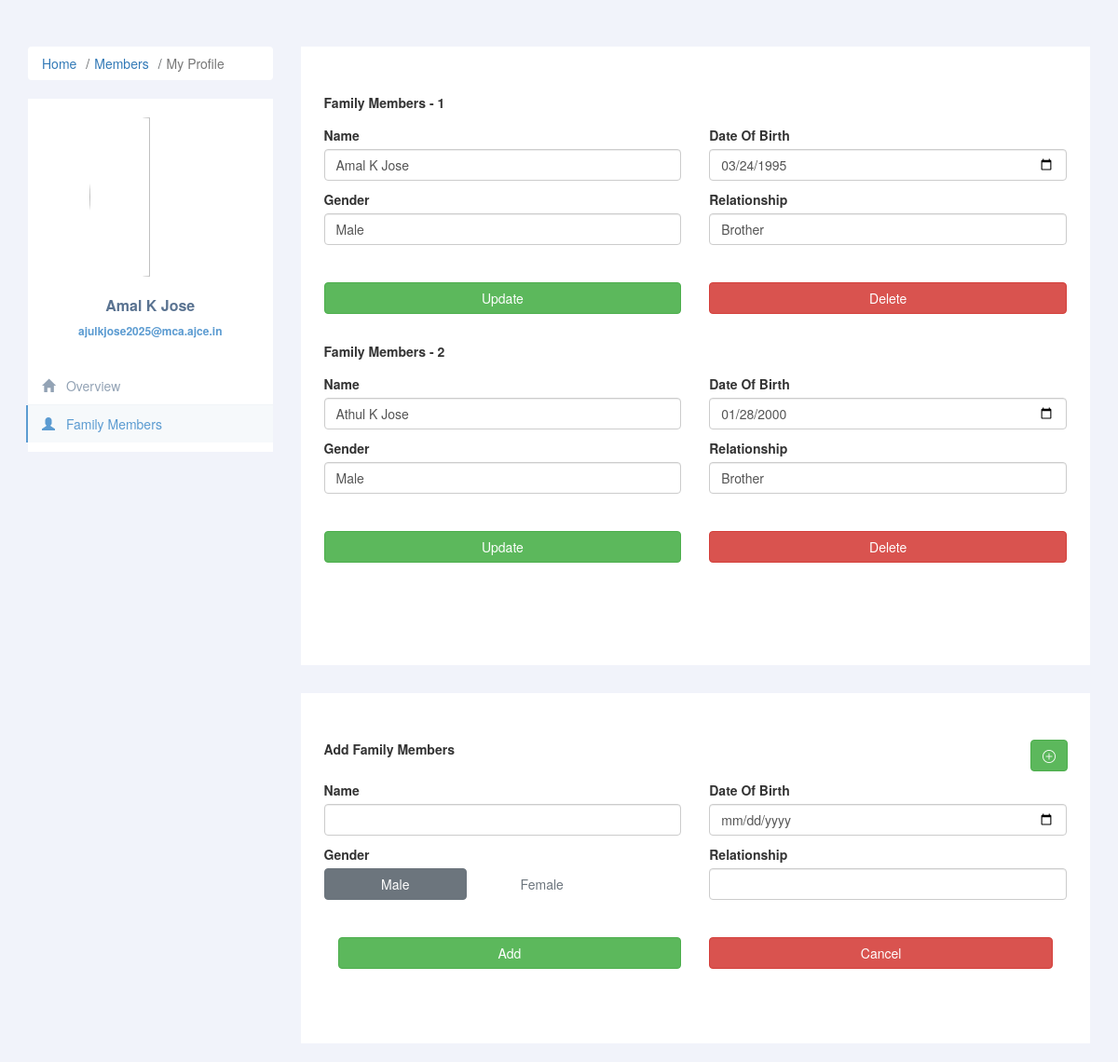
Page /users/user/edit_family_members.php (signed in) on the committed database.
### tables this page shows
CREATE TABLE `tbl_family_members` (
  `fam_id` int(11) NOT NULL,
  `user_id` int(11) NOT NULL,
  `fam_name` varchar(50) NOT NULL,
  `fam_dob` varchar(30) NOT NULL,
  `fam_gender` varchar(10) NOT NULL,
  `fam_relationship` varchar(50) NOT NULL,
  `onCreated` timestamp NOT NULL DEFAULT current_timestamp(),
  `onUpdate` timestamp NOT NULL DEFAULT current_timestamp() ON UPDATE current_timestamp()
);

### users/user/edit_family_members.php (the view, shortened to what this page needs)
<!DOCTYPE html>
<html lang="en">
<?php
require("../../connection/db_connect.php");
$user = $_SESSION['user'];
$user_id = $user['usr_id'];
?>
<head>
    <link rel="stylesheet" href="/parmas/assets/css/cdn/bootstrap.min.css">
    <link href="//maxcdn.bootstrapcdn.com/bootstrap/3.3.0/css/bootstrap.min.css" rel="stylesheet" id="bootstrap-css">
    <link rel="stylesheet" href="https://cdn.jsdelivr.net/npm/bootstrap-icons@1.10.3/font/bootstrap-icons.css">
    <link rel="stylesheet" href="/parmas/assets/css/cdn/fontawesome.css">
    <link rel="stylesheet" href="/parmas/assets/css/profile.css">
</head>
<body>
    <div class="container-fluid mt-5">
        <div class="row profile">
            <div class="col-md-3">
                <nav aria-label="breadcrumb">
                    <ol class="breadcrumb">
                        <li class="breadcrumb-item"><a href="/parmas/index.php">Home</a></li>
                        <li class="breadcrumb-item"><a href="family_members.php">Members</a></li>
                        <li class="breadcrumb-item active" aria-current="page">My Profile</li>
                    </ol>
                </nav>
                <div class="profile-sidebar">
                    <div class="profile-userpic">
                        <img src="/parmas/assets/img/profile/<?= $user['usr_profile'] ?>" class="img-responsive" alt="">
                    </div>
                    <div class="profile-usertitle">
                        <div class="profile-usertitle-name">
                            <?= $user['usr_fname'] ?><?= $user['usr_sname'] ?>
                        </div>
                        <div class="profile-usertitle-job">
                            <?= $user['usr_email'] ?>
                        </div>
                    </div>
                    <div class="profile-usermenu">
                        <ul class="nav">
                            <li>
                                <a href="edit_profile.php">
                                    <i class="glyphicon glyphicon-home"></i>
                                    Overview </a>
                            </li>
                            <li class="active">
                                <a href="edit_family_members.php">
                                    <i class="glyphicon glyphicon-user"></i>
                                    Family Members</a>
                            </li>
                        </ul>
                    </div>
                </div>
            </div>
            <div class="col-md-9">
                <div class="profile-content">
                    <div class="col-xxl-12 mb-5 mb-xxl-0">
                        <div class="bg-secondary-soft px-4 py-5 rounded">
                            <div class="row g-3">
                                <form action="#" method="POST">
                                    <div>
                                        <?php
                                        $i = 0;
                                        $sql = "SELECT * FROM `tbl_family_members` WHERE `user_id` =$user_id";
                                        $result = mysqli_query($con, $sql);
                                        while ($row = mysqli_fetch_array($result)) {
                                            $i = $i + 1;
                                        ?>
                                            <div class="row mb-5">
                                                <div class="col-10 col-md-10 col-lg-12">
                                                    <div class="mb-3">
                                                        <label for="exampleFormControlInput1" class="form-label"> Family Members - <?= $i ?></label>
                                                    </div>
                                                </div>
                                                <div class="col-12 col-md-6">
                                                    <div class="mb-3">
                                                        <label for="exampleFormControlInput1" class="form-label">Name <label class="form-label error" id="n_error<?= $i ?>"></label></label>
                                                        <input type="text" class="form-control" onkeyup="namevalidation(<?= $i ?>,this.value)" name="fam_name<?= $i ?>" value="<?= $row['fam_name'] ?>" required>
                                                    </div>
                                                </div>
                                                <div class="col-12 col-md-6">
                                                    <div class="mb-3">
                                                        <label for="exampleFormControlInput1" class="form-label">Date Of Birth</label>
                                                        <input type="date" class="form-control" max="<?php echo date("Y-m-d"); ?>" id="upd_dob<?= $i ?>" name="fam_dob<?= $i ?>" value="<?= $row['fam_dob'] ?>" required>
                                                    </div>
                                                </div>
                                                <div class="col-12 col-md-6">
                                                    <div class="mb-3">
                                                        <label for="exampleFormControlInput1" class="form-label">Gender <label class="form-label error" id="g_error<?= $i ?>"></label></label>
                                                        <input type="text" class="form-control" onkeyup="gendervalidation(<?= $i ?>,this.value)" id="upd_gender<?= $i ?>" name="fam_gender<?= $i ?>" value="<?= $row['fam_gender'] ?>" required>
                                                    </div>
                                                </div>
                                                <div class="col-12 col-md-6">
                                                    <div class="mb-3">
                                                        <label for="exampleFormControlInput1" class="form-label">Relationship<label class="form-label error" id="r_error<?= $i ?>"></label></label>
                                                        <input type="text" class="form-control" onkeyup="relationshipvalidation(<?= $i ?>,this.value)" id="upd_relationship<?= $i ?>" name="fam_relationship<?= $i ?>" value="<?= $row['fam_relationship'] ?>" required>
                                                    </div>
                                                </div>
                                                <div class="col-12 col-md-6 mt-5">
                                                    <input type="submit" style="width: 100%;" class="btn btn-success" id="famUpldBtn<?= $i ?>" name="famUpldBtn<?= $i ?>" value="Update">
                                                </div>
                                                <div class="col-12 col-md-6 mt-5">
                                                    <a href="remove_family_members.php?id=<?= $row['fam_id'] ?>" style="width: 100%;" class="btn btn-danger" name="famUpldBtn<?= $i ?>">Delete</a>
                                                </div>
                                            </div>
                                        <?php
                                        }
                                        ?>
                                    </div>
                                </form>
                            </div>
                        </div>
                    </div>
                </div>
                <div class="profile-content mt-5">
                    <div class="col-xxl-12 mb-5 mb-xxl-0">
                        <div class="bg-secondary-soft px-4 py-5 rounded">
                            <div class="row g-3">
                                <form action="#" method="POST">
                                    <div id="family_memb">
                                        <div class="row">
                                            <div class="col-10 col-md-10 col-lg-11">
                                                <div class="mb-3">
                                                    <label for="exampleFormControlInput1" class="form-label">Add Family Members </label>
                                                </div>
                                            </div>
                                            <div class="col-2 col-md-2 col-lg-1">
                                                <div class="mb-3 ">
                                                    <a class='btn btn-success' id="add_member"><i class="bi bi-plus-circle"></i></a>
                                                </div>
                                            </div>
                                            <div class="col-12 col-md-6">
                                                <div class="mb-3">
                                                    <label for="exampleFormControlInput1" class="form-label">Name <label class="form-label error" id="addName_error1"></label></label>
                                                    <input type="text" class="form-control" onkeyup="addNamevalidation(1,this.value)" name="fam_name1" id="fam_name1" required>
                                                </div>
                                            </div>
                                            <div class="col-12 col-md-6">
                                                <div class="mb-3">
                                                    <label for="exampleFormControlInput1" class="form-label">Date Of Birth</label>
                                                    <input type="date" class="form-control" max="<?php echo date("Y-m-d"); ?>" name="fam_dob1" id="fam_dob1" required>
                                                </div>
                                            </div>
                                            <div class="col-12 col-md-6">
                                                <div class="mb-3">
                                                    <label for="exampleFormControlInput1" class="form-label">Gender</label><br>
                                                    <label class="btn btn-outline-secondary" for="success1-outlined" style="width: 40%;">Male </label>
                                                    <label class="btn btn-outline-secondary" for="danger1-outlined" style="width: 40%;"> Female </label>
                                                </div>
                                            </div>
                                            <div class="col-12 col-md-6">
                                                <div class="mb-3">
                                                    <label for="exampleFormControlInput1" class="form-label">Relationship <label class="form-label error" id="addRelationship_error1"></label></label>
                                                    <input type="text" class="form-control" onkeyup="addRelationshipvalidation(1,this.value)" name="fam_relationship1" id="fam_relationship1" required>
                                                </div>
                                            </div>
                                        </div>
                                    </div>
                                    <div class="col-12 col-md-6 mt-5">
                                        <input type="submit" style="width:100%" class="btn btn-success" id="addBtn" name="famUpldBtn" value="Add">
                                    </div>
                                    <div class="col-12 col-md-6 mt-5">
                                        <a href="family_members.php" style="width: 100%;" class="btn btn-danger" name="famUpldBtn">Cancel</a>
                                    </div>
                                </form>
                            </div>
                        </div>
                    </div>
                </div>
            </div>
        </div>
    </div>
</body>
</html>

### assets/css/profile.css (style rules this page uses)
body { background: #F1F3FA; }
.profile { margin: 20px 0; }
.profile-sidebar { padding: 20px 0 10px 0; background: #fff; }
.profile-userpic img { float: none; margin: 0 auto; width: 50%; height: 171px; -webkit-border-radius: 50% !important; -moz-border-radius: 50% !important; border-radius: 50% !important; }
.profile-usertitle { text-align: center; margin-top: 20px; }
.profile-usertitle-name { color: #5a7391; font-size: 16px; font-weight: 600; margin-bottom: 7px; }
.profile-usertitle-job { color: #5b9bd1; font-size: 12px; font-weight: 600; margin-bottom: 15px; }
.profile-usermenu { margin-top: 30px; }
.profile-usermenu ul li { border-bottom: 1px solid #f0f4f7; }
.profile-usermenu ul li:last-child { border-bottom: none; }
.profile-usermenu ul li a { color: #93a3b5; font-size: 14px; font-weight: 400; }
.profile-usermenu ul li a i { margin-right: 8px; font-size: 14px; }
.profile-usermenu ul li.active { border-bottom: none; }
.profile-usermenu ul li.active a { color: #5b9bd1; background-color: #f6f9fb; border-left: 2px solid #5b9bd1; margin-left: -2px; }
.profile-content { padding: 20px; background: #fff; }
.breadcrumb { background-color: #fff; }
.nav li { width: 100% !important; }
a { text-decoration: none !important; }

### rows in the picture
tbl_family_members: fam_name1 "Amal K Jose", fam_dob1 "03/24/1995", fam_gender1 "Male", fam_relationship1 "Brother"
tbl_family_members: fam_name "Athul K Jose", fam_dob "01/28/2000", fam_gender "Male", fam_relationship "Brother"

### other values in the picture
$user['usr_fname'] "Amal"
$user['usr_sname'] "K Jose"
$user['usr_email'] "ajulkjose2025@mca.ajce.in"
